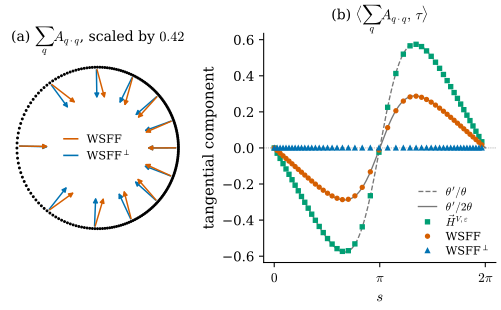

Source code (Python):
"""Figure 48.3.1: a curve with varying density separates the WSFF from the WSFF-perp.

Unit circle with multiplicity theta(s) = 1 + 0.5 cos s, realised as a point cloud: N = 4000 points
s_l = F^{-1}(2 pi (l + 1/2)/N) with F(s) = s + 0.5 sin s (so the points are denser where theta is larger),
exact tangent lines P_l, equal masses m_l = 2 pi / N. At 48 of the points (every 83rd) we evaluate, with eps = 0.1
and the kernels of [BLM22] Section 7.1 (eta = rho in c^{V,eps}):
  the epsilon-WSFF (Definition 6.5, solved with (3.5)), the epsilon-WSFF-perp ((6.22), c^V(x_l) = P_l),
  and the approximate mean curvature H^{V,eps} = sum_q beta_qiq ((6.6)).
For the smooth varifold v(C, theta) the limits are (Example 48.3.10):
  sum_q A_{q i q}: WSFF -> kappa + (theta'/2 theta) tau, WSFF-perp -> kappa, H^V -> kappa + (theta'/theta) tau.
(a) the cloud (every 20th point drawn) and, at 12 points, the vectors sum_q A_{q.q} of the WSFF and of the WSFF-perp.
(b) their tangential components <., tau> against s, with the limits theta'/theta, theta'/(2 theta), 0.

Run from the project root: PYTHONPATH=tools python3 chapters/48-paper-varifold-curvatures/figures/fig-48-3-1-density-curve.py
"""
import os

for _k in ("OMP_NUM_THREADS", "OPENBLAS_NUM_THREADS", "MKL_NUM_THREADS"):
    os.environ.setdefault(_k, "4")  # keep BLAS from using every core

import sys
from pathlib import Path

import numpy as np

sys.path.insert(0, str(Path(__file__).resolve().parents[1] / "lib"))
import dgfig  # noqa: E402

dgfig.setup()
import matplotlib.pyplot as plt  # noqa: E402

import var48 as v  # noqa: E402

C = dgfig.COLORS
AMP, N, EPS, n, d = 0.5, 4000, 0.1, 2, 1
theta = lambda s: 1 + AMP * np.cos(s)                       # noqa: E731
g = lambda s: -AMP * np.sin(s) / (1 + AMP * np.cos(s))      # noqa: E731  theta'/theta


def F_inv(y):
    s = np.array(y, float)
    for _ in range(60):
        s -= (s + AMP * np.sin(s) - y) / theta(s)
    return s


s = F_inv(2 * np.pi * (np.arange(N) + 0.5) / N)
X = np.stack([np.cos(s), np.sin(s)], 1)
T = np.stack([-np.sin(s), np.cos(s)], 1)
P = v.proj_from_tangent(T)
m = np.full(N, 2 * np.pi / N)

idx = np.arange(0, N, N // 48)[:48]
HW, HP, HH = [], [], []
for i in idx:
    nb = v.ball(X, X[i], EPS)
    HW.append(np.einsum("qiq->i", v.wsff(X[i], X[nb], P[nb], m[nb], EPS, n, d)))
    HP.append(np.einsum("qiq->i", v.wsff_perp(X[i], P[i], X[nb], P[nb], m[nb], EPS, n, d)))
    HH.append(v.H_from_beta(v.beta_tensor(X[i], X[nb], P[nb], m[nb], EPS, n, d)))
HW, HP, HH = map(np.array, (HW, HP, HH))
tW, tP, tH = (np.einsum("li,li->l", Z, T[idx]) for Z in (HW, HP, HH))
gi = g(s[idx])

# self-checks
assert abs(F_inv(np.array([np.pi]))[0] - np.pi) < 1e-12
assert np.abs(tW - 0.5 * gi).max() < 0.002                 # WSFF: tangential part theta'/(2 theta)
assert np.abs(tH - gi).max() < 0.003                       # H^V: tangential part theta'/theta
assert np.abs(tP).max() < 1e-12                            # WSFF-perp: no tangential part
assert np.all(np.abs(np.einsum("li,li->l", HP, X[idx]) + 1) < 0.002)   # normal part: curvature vector -x
assert abs(np.abs(gi).max() - 0.5773) < 2e-3

fig, axes = plt.subplots(1, 2, figsize=(6.6, 3.1), gridspec_kw={"width_ratios": [1.0, 1.25], "wspace": 0.35})
ax = axes[0]
ax.plot(X[::20, 0], X[::20, 1], "o", color=C["main"], ms=1.3)
for i_, l in enumerate(idx[::4]):
    k = i_ * 4
    for Z, col, z in ((HW, C["normal"], 4), (HP, C["tangent"], 3)):
        ax.annotate("", xy=X[l] + 0.42 * Z[k], xytext=X[l],
                    arrowprops=dict(arrowstyle="-|>", color=col, lw=1.1, mutation_scale=7), zorder=z)
ax.plot([], [], color=C["normal"], lw=1.2, label=r"WSFF")
ax.plot([], [], color=C["tangent"], lw=1.2, label=r"WSFF$^\perp$")
ax.legend(loc="center", fontsize=8.5, frameon=False, handlelength=1.2)
ax.set_aspect("equal")
ax.set_xlim(-1.15, 1.15)
ax.set_ylim(-1.15, 1.15)
ax.set_axis_off()
ax.set_title(r"(a) $\sum_q A_{q\cdot q}$, scaled by $0.42$", fontsize=10.5)

ax = axes[1]
ss = np.linspace(0, 2 * np.pi, 400)
ax.plot(ss, g(ss), color=C["aux"], lw=1.0, ls="--", label=r"$\theta'/\theta$")
ax.plot(ss, 0.5 * g(ss), color=C["aux"], lw=1.0, label=r"$\theta'/2\theta$")
ax.axhline(0, color=C["aux"], lw=0.6, ls=":")
ax.plot(s[idx], tH, "s", ms=3.0, color=C["third"], label=r"$\vec H^{V,\varepsilon}$")
ax.plot(s[idx], tW, "o", ms=3.0, color=C["normal"], label=r"WSFF")
ax.plot(s[idx], tP, "^", ms=3.0, color=C["tangent"], label=r"WSFF$^\perp$")
ax.set_xticks([0, np.pi, 2 * np.pi])
ax.set_xticklabels([r"$0$", r"$\pi$", r"$2\pi$"])
ax.set_xlabel(r"$s$")
ax.set_ylabel(r"tangential component")
ax.set_title(r"(b) $\langle \sum_q A_{q\cdot q},\, \tau\rangle$", fontsize=10.5)
ax.legend(loc="lower right", bbox_to_anchor=(1.02, -0.02), fontsize=8.5, frameon=False, ncol=1, handlelength=1.6, labelspacing=0.3)
for sp in ("top", "right"):
    ax.spines[sp].set_visible(False)

print(f"max |t_W - g/2| = {np.abs(tW - 0.5 * gi).max():.4f}, max |t_H - g| = {np.abs(tH - gi).max():.4f}, "
      f"max |t_perp| = {np.abs(tP).max():.1e}")
dgfig.save(fig, __file__)
